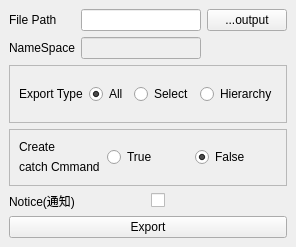
<?xml version="1.0" encoding="UTF-8"?>
<ui version="4.0">
 <class>ExportAnimationTool_Window</class>
 <widget class="QMainWindow" name="ExportAnimationTool_Window">
  <property name="geometry">
   <rect>
    <x>0</x>
    <y>0</y>
    <width>286</width>
    <height>247</height>
   </rect>
  </property>
  <property name="windowTitle">
   <string>Export Anim Tool</string>
  </property>
  <widget class="QWidget" name="centralwidget">
   <layout class="QGridLayout" name="gridLayout_4">
    <item row="0" column="0">
     <layout class="QGridLayout" name="gridLayout">
      <item row="0" column="0">
       <widget class="QLabel" name="label_2">
        <property name="text">
         <string>File Path</string>
        </property>
       </widget>
      </item>
      <item row="0" column="1" colspan="2">
       <widget class="QLineEdit" name="ExportAnimTool_filePath"/>
      </item>
      <item row="0" column="3">
       <widget class="QPushButton" name="ExportAnimTool_filePathButton">
        <property name="text">
         <string>...output</string>
        </property>
       </widget>
      </item>
      <item row="1" column="0">
       <widget class="QLabel" name="label">
        <property name="text">
         <string>NameSpace</string>
        </property>
       </widget>
      </item>
      <item row="1" column="1" colspan="2">
       <widget class="QLineEdit" name="ExportAnimTool_NameSpaceString">
        <property name="enabled">
         <bool>false</bool>
        </property>
       </widget>
      </item>
     </layout>
    </item>
    <item row="1" column="0">
     <widget class="QFrame" name="frame_3">
      <property name="frameShape">
       <enum>QFrame::StyledPanel</enum>
      </property>
      <property name="frameShadow">
       <enum>QFrame::Raised</enum>
      </property>
      <layout class="QGridLayout" name="gridLayout_3">
       <item row="0" column="0">
        <layout class="QHBoxLayout" name="horizontalLayout">
         <item>
          <widget class="QLabel" name="label_3">
           <property name="text">
            <string>Export Type</string>
           </property>
          </widget>
         </item>
         <item>
          <widget class="QRadioButton" name="ExportAnimTool_ExportTypeAll">
           <property name="text">
            <string>All</string>
           </property>
           <property name="checked">
            <bool>true</bool>
           </property>
          </widget>
         </item>
         <item>
          <widget class="QRadioButton" name="ExportAnimTool_ExportTypeSelect">
           <property name="text">
            <string>Select</string>
           </property>
           <property name="checked">
            <bool>false</bool>
           </property>
          </widget>
         </item>
         <item>
          <widget class="QRadioButton" name="ExportAnimTool_ExportTypeHierarchy">
           <property name="enabled">
            <bool>true</bool>
           </property>
           <property name="text">
            <string>Hierarchy</string>
           </property>
           <property name="checked">
            <bool>false</bool>
           </property>
          </widget>
         </item>
        </layout>
       </item>
      </layout>
     </widget>
    </item>
    <item row="2" column="0">
     <widget class="QFrame" name="frame">
      <property name="frameShape">
       <enum>QFrame::StyledPanel</enum>
      </property>
      <property name="frameShadow">
       <enum>QFrame::Raised</enum>
      </property>
      <layout class="QGridLayout" name="gridLayout_2">
       <item row="0" column="0">
        <layout class="QHBoxLayout" name="horizontalLayout_2">
         <item>
          <layout class="QVBoxLayout" name="verticalLayout">
           <item>
            <widget class="QLabel" name="label_4">
             <property name="text">
              <string>Create</string>
             </property>
            </widget>
           </item>
           <item>
            <widget class="QLabel" name="label_5">
             <property name="text">
              <string>catch Cmmand</string>
             </property>
            </widget>
           </item>
          </layout>
         </item>
         <item>
          <widget class="QRadioButton" name="ExportAnimTool_CatchToggelTrue">
           <property name="text">
            <string>True</string>
           </property>
          </widget>
         </item>
         <item>
          <widget class="QRadioButton" name="ExportAnimTool_CatchToggelFalse">
           <property name="text">
            <string>False</string>
           </property>
           <property name="checked">
            <bool>true</bool>
           </property>
          </widget>
         </item>
        </layout>
       </item>
      </layout>
     </widget>
    </item>
    <item row="3" column="0">
     <layout class="QHBoxLayout" name="horizontalLayout_3">
      <item>
       <layout class="QVBoxLayout" name="verticalLayout_2">
        <item>
         <widget class="QLabel" name="label_6">
          <property name="text">
           <string>Notice(通知)</string>
          </property>
         </widget>
        </item>
       </layout>
      </item>
      <item>
       <widget class="QCheckBox" name="ExportAnimTool_notice">
        <property name="text">
         <string/>
        </property>
       </widget>
      </item>
     </layout>
    </item>
    <item row="4" column="0">
     <widget class="QPushButton" name="ExportAnimTool_Run">
      <property name="text">
       <string>Export</string>
      </property>
     </widget>
    </item>
   </layout>
  </widget>
 </widget>
 <resources/>
 <connections>
  <connection>
   <sender>ExportAnimTool_ExportTypeAll</sender>
   <signal>toggled(bool)</signal>
   <receiver>ExportAnimTool_NameSpaceString</receiver>
   <slot>setDisabled(bool)</slot>
   <hints>
    <hint type="sourcelabel">
     <x>110</x>
     <y>87</y>
    </hint>
    <hint type="destinationlabel">
     <x>122</x>
     <y>53</y>
    </hint>
   </hints>
  </connection>
 </connections>
</ui>
